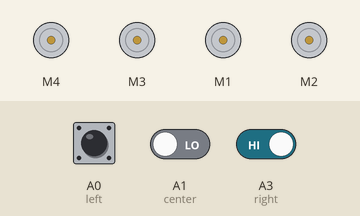
This sketch was run on a simulated Arduino Uno, built with avr-gcc and run on an emulated ATmega328P. Shown: 4 × DC motor (green arrow = forward, orange = backward, longer = faster). The inputs (shaded band) are chosen by the test bench; at power-on: A0 (left) HIGH, A1 (center) LOW, A3 (right) HIGH. What the sketch prints to the serial monitor is not drawn.

Above: at 1.2 s.
1.3 s: A0 (left) pulled LOW for 0.15 s
At 1.7 s:
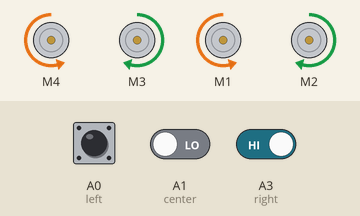
2.9 s: A1 (center) driven HIGH
At 3.8 s:
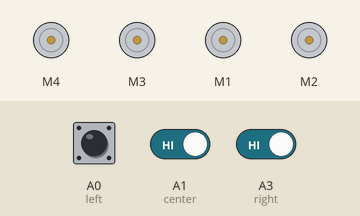
4.4 s: A0 (left) driven LOW and A3 (right) driven LOW
At 5.2 s:
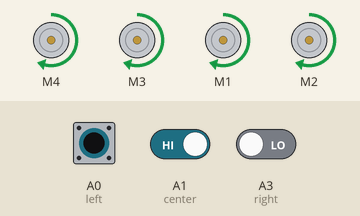
Timing chart, 0 to 7.4 s (numbered marks = the images above; inputs shaded):
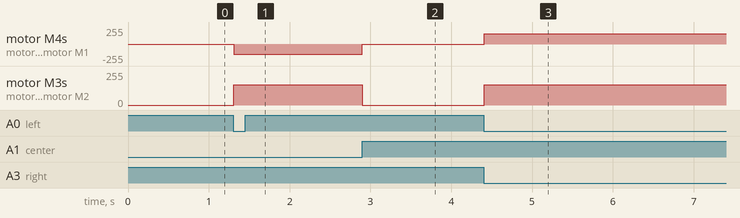

Measured:
- after the input at 1.3 s, motor M4, motor M1: stopped → backward 153/255 at once; motor M3, motor M2: stopped → forward 153/255 at once
- after the input at 2.9 s, motor M4, motor M1: backward 153/255 → stopped at once; motor M3, motor M2: forward 153/255 → stopped at once
- after the input at 4.4 s, motor M4, motor M3, motor M1, motor M2: stopped → forward 153/255 at once

The sketch:

Line_detection.ino
```cpp
#include <NewPing.h>
#include <Servo.h>
#include <AFMotor.h>


//Robot dò line đơn giản V 1


const int speed = 60; // percent of maximum speed

//ir sensor
#define left A0  //IN1
//#define IN2 A1
#define center A1 //IN3
#define right A3   //IN4

AF_DCMotor Motor_Left_Front(4, MOTOR34_1KHZ); // Motor 4
AF_DCMotor Motor_Right_Front(3, MOTOR34_1KHZ); // Motor 3
AF_DCMotor Motor_Left_Rear(1, MOTOR12_1KHZ); // Motor 1
AF_DCMotor Motor_Right_Rear(2, MOTOR12_1KHZ); // Motor 2

int pwm;

void setup() {

  pinMode (right, INPUT);
  pinMode (left, INPUT);
  pinMode (center, INPUT);
  //pinMode (IN4, INPUT);
  Serial.begin(9600);

  pwm= map(speed, 0,100, 0,255);
 Motor_Left_Front.setSpeed(pwm);
 Motor_Right_Front.setSpeed(pwm);
 Motor_Left_Rear.setSpeed(pwm);
 Motor_Right_Rear.setSpeed(pwm);
}

void loop(){

  Serial.println(digitalRead(left));
  Serial.println(digitalRead(center));
  Serial.println(digitalRead(right));


  if(digitalRead(left)==0 && digitalRead(right)==0  && !digitalRead(center)==0){
    // Robot di chuyển tiến
    Motor_Left_Front.run(FORWARD);
    //motor1.setSpeed(pwm); // tốc độ di chuyển của robot phạm vi từ 0 đến 255
    Motor_Left_Rear.run(FORWARD);
    //motor2.setSpeed(pwm);// tốc độ di chuyển của robot phạm vi từ 0 đến 255
    Motor_Right_Front.run(FORWARD);
    //motor3.setSpeed(pwm);// tốc độ di chuyển của robot phạm vi từ 0 đến 255
    Motor_Right_Rear.run(FORWARD);
    //motor4.setSpeed(pwm);// tốc độ di chuyển của robot phạm vi từ 0 đến 255
  }
  //Robot so sánh tín hiệu 2 cảm biến
  else if(digitalRead(right)==0 && !digitalRead(left)==0 && digitalRead(center)==0){
    //dừng lại
    Motor_Left_Front.run(RELEASE);
    //motor1.setSpeed(0);
    Motor_Left_Rear.run(RELEASE);
    //motor2.setSpeed(0);
    Motor_Right_Front.run(RELEASE);
    //motor3.setSpeed(0);
    Motor_Right_Rear.run(RELEASE);
    //motor4.setSpeed(0);

  }
  //Robot so sánh tín hiệu 2 cảm biến
  else if(!digitalRead(right)==0 && digitalRead(left)==0 && digitalRead(center)==0){
    //rẽ phải
    Motor_Left_Front.run(BACKWARD);
    //motor1.setSpeed(pwm);
    Motor_Left_Rear.run(BACKWARD);
    //motor2.setSpeed(pwm);
    Motor_Right_Front.run(FORWARD);
    //motor3.setSpeed(pwm);
    Motor_Right_Rear.run(FORWARD);
    //motor4.setSpeed(pwm);

  }
  //khi 2 cảm biến không có tín hiệu trả về
  else if(!digitalRead(left)==0 && !digitalRead(right)==0 && !digitalRead(center)==0){
    //dừng lại
    Motor_Left_Front.run(RELEASE);
    //motor1.setSpeed(0);
    Motor_Left_Rear.run(RELEASE);
    //motor2.setSpeed(0);
    Motor_Right_Front.run(RELEASE);
    //motor3.setSpeed(0);
    Motor_Right_Rear.run(RELEASE);
    //motor4.setSpeed(0);

  }

}


/* Test IR sensor
//ir sensor
#define IN1 A0
#define IN2 A1
#define IN3 A2
#define IN4 A3

void setup() {
  Serial.begin(9600);
  pinMode (IN1, INPUT);
  pinMode (IN2, INPUT);
  pinMode (IN3, INPUT);
  pinMode (IN4, INPUT);
}

void loop() {
  if (digitalRead (IN1) == 0) Serial.print("Sensor IN1 = white    ");
  else Serial.print("Sensor IN1 = black   ");

  if (digitalRead (IN2) == 0) Serial.print("Sensor IN2 = white    ");
  else Serial.print("Sensor IN2 = black   ");

  if (digitalRead (IN3) == 0) Serial.print("Sensor IN3 = white    ");
  else Serial.print("Sensor IN3 = black   ");

  if (digitalRead (IN4) == 0) Serial.print("Sensor IN4 = white    ");
  else Serial.print("Sensor IN4 = black   ");

  delay(1000);

}
*/
```
